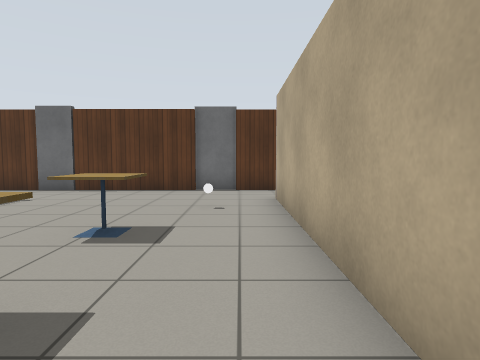
View 1 (above)

15 first-person views from a walk through a Gazebo world. The camera is 1 m above the floor, tilts 4° down and sees 75° across. Floor lines are 1 m apart. The floor is counted in squares, 1 m on a side. Each view is taken from the middle of a square. On the plan, view 1 faces up. The plan holds only what a view shows up to about 12 squares ahead; the rest is blank. Gazebo's built-in surfaces are drawn with simple patterns. Some surface patterns are stand-ins.

View 2
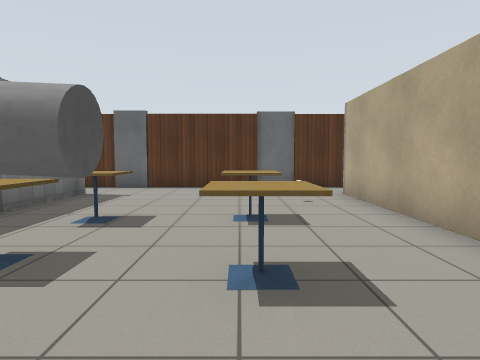

View 3
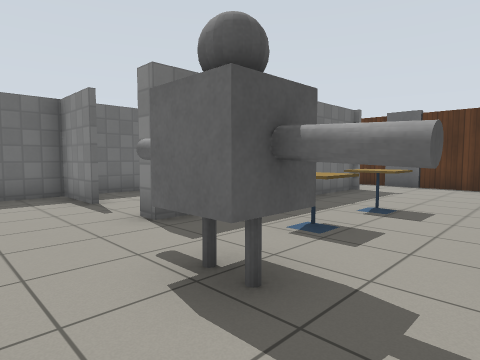

View 4
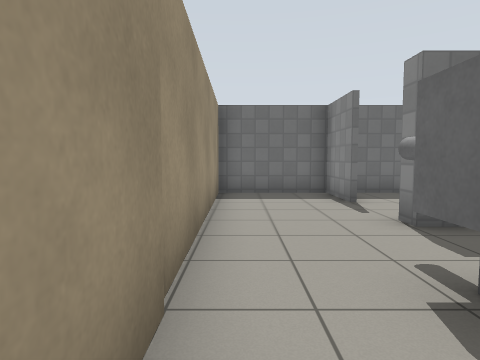

View 5
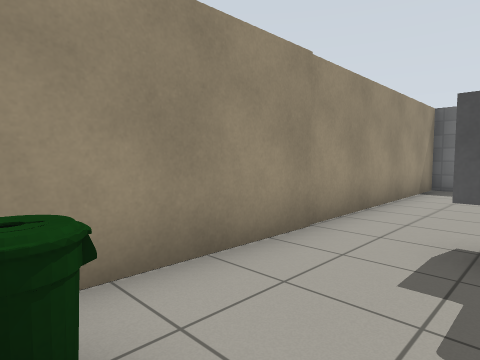

View 6
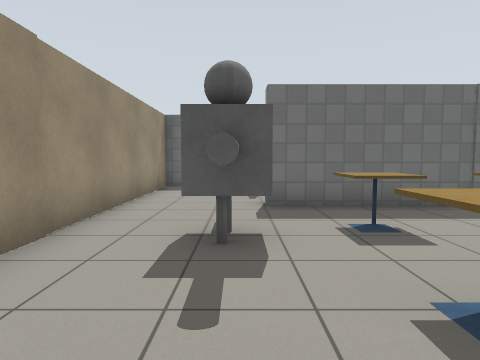

View 7
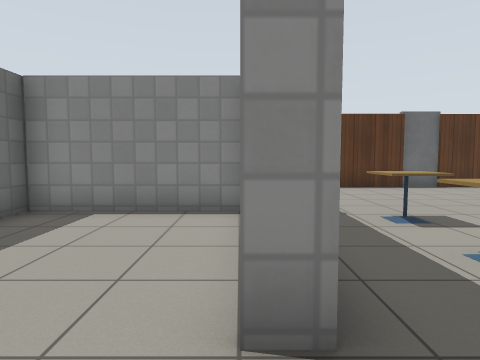

View 8
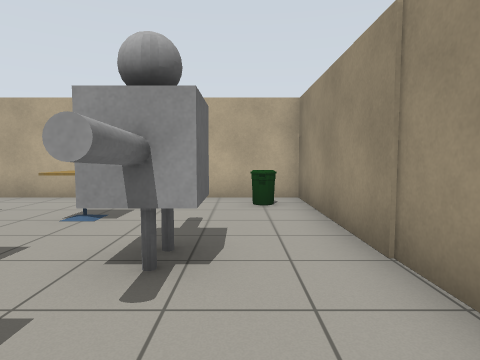

View 9
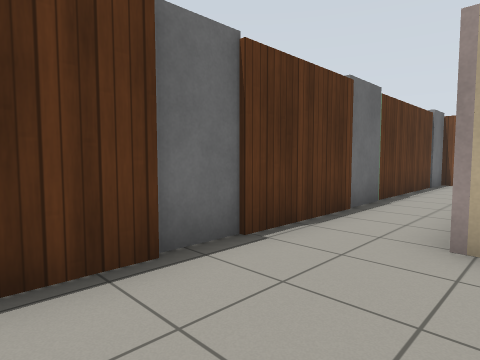

View 10
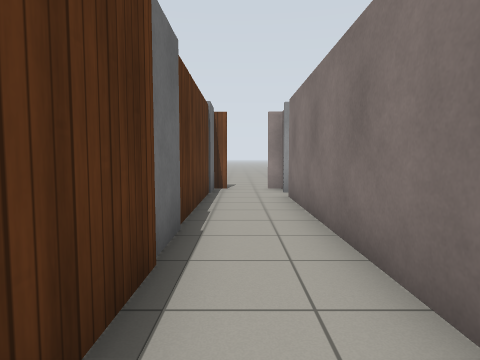

View 11
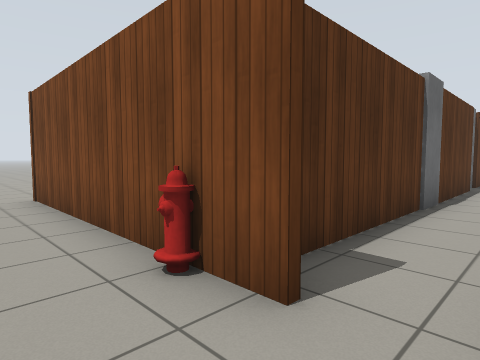

View 12
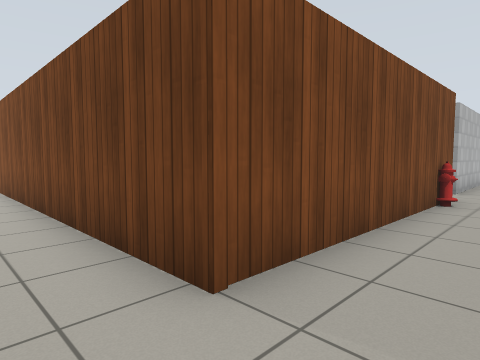

View 13
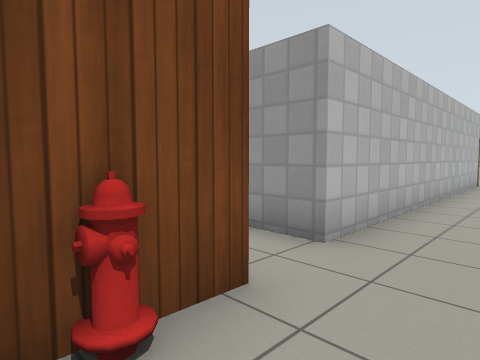

View 14
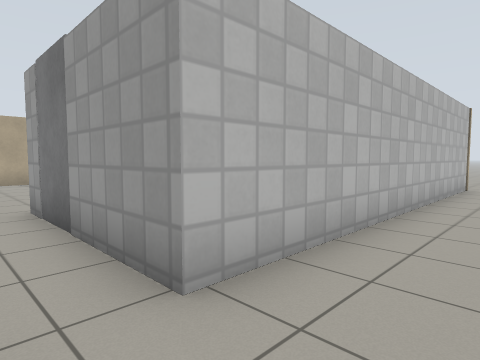

View 15
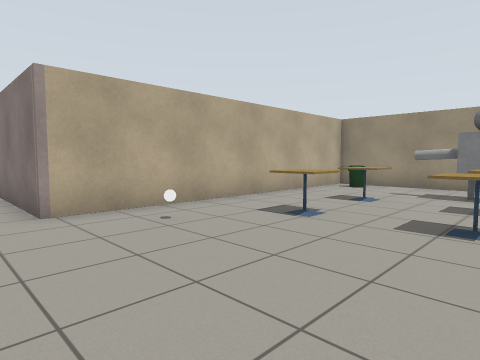

### Floor plan
Points are (right, up) in squares from view 1. A wall is a line through its corners. A room is listed if a view was taken in it or the views show most of it. See-through windows are left out.
Room 1 (views 1, 2, 3, 4, 5, 6, 7, 8, 9, 10, 15)
walls: (-6.9, 4.8) (-11, 4.8) (-11, 4.1); (-6.5, 7.7) (-6.5, 0.6) (-7, 0.6); (-9, 0.6) (-11, 0.6); (-11, 2.6) (-11, -2.5) (0.9, -2.5) (0.9, 7.7); (-1.4, 9.8) (-5.2, 9.8)
ways out: opening at (-7, 8.5) to room 2; opening at (0, 9) to room 3
objects: door leaf (-6, 10); other object (-5, 0) to (-3, 0); cafe table (-5, 2) to (-4, 2); cafe table (-5, 4) to (-4, 4); cafe table (-2, 1) to (-2, 2); cafe table (-2, 4); other object (-1, 6); door leaf (-1, 10); bin (0, -2) to (0, -1)
Room 2 (views 11, 12, 13, 14)
walls: (10.3, 7.6) (10.3, 8.1); (-6.4, 9.8) (-10.4, 9.8); (-7.1, 7.7) (-6.5, 7.7); (-11.3, 10.4) (-11.2, 16.6) (-1.9, 16.6); (-11.1, -2.9) (-11.1, 7.7) (-8.5, 7.7)
ways out: opening at (-7, 8.5) to room 1; opening at (9, 8) to room 3; opening at (10, 9) to room 3
objects: fire hydrant (-11, 10); door leaf (-8, 7); door leaf (9, 7); door leaf (10, 10)
Room 3 (no view inside)
walls: (3, 9.8) (-0.1, 9.8); (9, 9.8) (4.5, 9.8); (0.9, 7.7) (8.2, 7.7)
ways out: opening at (0, 9) to room 1; opening at (9, 8) to room 2; opening at (10, 9) to room 2
objects: door leaf (4, 10)

Where each view was taken, in squares from view 1:
view 1: 0 up, 0 right, facing up
view 2: 1 down, 2 left, facing up
view 3: 2 down, 2 left, facing up-left
view 4: 2 down, 2 left, facing left
view 5: 0 up, 0 right, facing down-left
view 6: 0 up, 0 right, facing left
view 7: 1 down, 7 left, facing up
view 8: 1 down, 7 left, facing right
view 9: 7 up, 3 left, facing up-right
view 10: 9 up, 0 right, facing right
view 11: 8 up, 13 left, facing up-right
view 12: 18 up, 13 left, facing down-right
view 13: 11 up, 13 left, facing down-right
view 14: 9 up, 13 left, facing down-right
view 15: 9 up, 5 left, facing down-right
